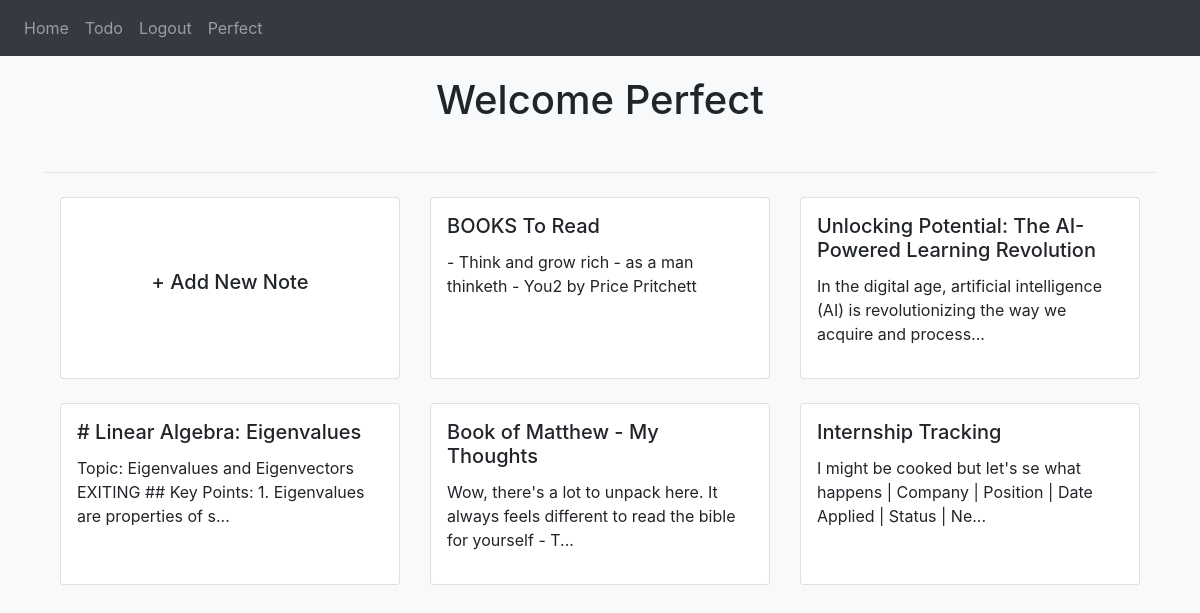
Page / (signed in) on the committed database.
### website/models.py (models this page shows)
class User(db.Model, UserMixin):
    id = db.Column(db.Integer, primary_key=True)
    email = db.Column(db.String(150), unique=True)
    password = db.Column(db.String(150))
    first_name = db.Column(db.String(150))
    notes = db.relationship('Note')
    todos = db.relationship('Todo')

class Note(db.Model):
    id = db.Column(db.Integer, primary_key=True)
    data = db.Column(db.String(10000))
    title = db.Column(db.String(150))
    date = db.Column(db.DateTime(timezone=True), default=func.now())
    user_id = db.Column(db.Integer, db.ForeignKey('user.id'))   # we are referencing the user class but in sql its all lowercase

### website/views.py (the view, shortened to what this page needs)
@views.route('/', methods=['GET', 'POST'])
@login_required
def home():
    notes = Note.query.filter_by(user_id=current_user.id).order_by(Note.date.desc()).all()
    return render_template("home.html", user=current_user, notes=notes)

### website/__init__.py (called while the page is built)
def create_app():
    app = Flask(__name__)
    app.config['SECRET_KEY'] = 'letsss gooo suiii'
    app.config['SQLALCHEMY_DATABASE_URI'] = f'sqlite:///{DB_NAME}'
    db.init_app(app)
    migrate.init_app(app, db)
    from .views import views
    from .auth import auth
    app.register_blueprint(views, url_prefix='/')
    app.register_blueprint(auth, url_prefix='/')
    from .models import User, Note, Todo
    create_database(app)
    login_manager = LoginManager()
    login_manager.login_view = 'auth.login'
    login_manager.init_app(app)
    @login_manager.user_loader
    def load_user(id):
        return User.query.get(int(id))
    return app

### website/templates/home.html (shortened to what this page needs)
{% extends "base.html" %}
{% block content %}
<div>
    <h1 class="text-center">Welcome {{user.first_name}}</h1>
    <br>
    <hr>
</div>
<div class="container mt-4">
    <div class="row">
        <div class="col-md-4 mb-4">
            <div class="card h-100">
                <div class="card-body d-flex align-items-center justify-content-center">
                    <a href="{{ url_for('views.note_form') }}" class="stretched-link text-center">
                        <h5 class="card-title">+ Add New Note</h5>
                    </a>
                </div>
            </div>
        </div>
        {% for note in notes %}
        <div class="col-md-4 mb-4">
            <div class="card h-100">
                <div class="card-body">
                    <div class="card-content-wrapper position-relative">
                        <h5 class="card-title">
                            {{ note.title or 'Untitled Note' }}
                        </h5>
                        <p class="card-text">{{ note.data[:100] if note.data else '' }}{% if note.data and note.data|length > 100 %}...{% endif %}</p>
                    </div>
                </div>
            </div>
        </div>
        {% endfor %}
    </div>
</div>
{% endblock %}

### website/templates/base.html (shortened to what this page needs)
<!DOCTYPE html>
<html>
  <head>
    <link
      rel="stylesheet"
      href="https://stackpath.bootstrapcdn.com/bootstrap/4.4.1/css/bootstrap.min.css"
    />
    <link rel="stylesheet"
    href="{{url_for('static',filename='styles.css')}}"/>
    <link
      rel="stylesheet"
      href="https://stackpath.bootstrapcdn.com/font-awesome/4.7.0/css/font-awesome.min.css"
    />
</head>
<body>
    <nav class="navbar navbar-expand-lg navbar-dark bg-dark">
      <div class="collapse navbar-collapse" id="navbar">
        <div class="navbar-nav">
            {% if user.is_authenticated %}
          <a class="nav-item nav-link" id="home" href="/">Home</a>
          <a class="nav-item nav-link" id="todo" href="/todo">Todo</a>
          <a class="nav-item nav-link" id="logout" href="/logout">Logout</a>
          <a class="nav-item nav-link" id="user-name">{{user.first_name}}</a>
            {% else %}
          <a class="nav-item nav-link" id="login" href="/login">Login</a>
          <a class="nav-item nav-link" id="signUp" href="/sign-up">Sign Up</a>
            {% endif%}
        </div>
      </div>
    </nav>
    <div class="container">
        {% block content%}
        {% endblock %}
    </div>
</html>

### website/static/styles.css (style rules this page uses)
body { background-color: #f8f9fa; }
.navbar { margin-bottom: 20px; }
.card { position: relative; transition: transform 0.3s; }
.card-content-wrapper { height: 100%; }
.card-body { padding: 1rem; }
.card-body a { color: inherit; text-decoration: none; }

### rows in the picture
User: first_name "Perfect"
Note: title "BOOKS To Read", data "- Think and grow rich - as a man thinketh - You2 by Price Pritchett"
Note: title "Unlocking Potential: The AI-Powered Learning Revolution", data "In the digital age, artificial intelligence (AI) is revolutionizing the way we acquire and process"
Note: title "# Linear Algebra: Eigenvalues", data "Topic: Eigenvalues and Eigenvectors EXITING ## Key Points: 1. Eigenvalues are properties of s"
Note: title "Book of Matthew - My Thoughts", data "Wow, there's a lot to unpack here. It always feels different to read the bible for yourself - T"
Note: title "Internship Tracking", data "I might be cooked but let's se what happens | Company | Position | Date Applied | Status | Ne"
